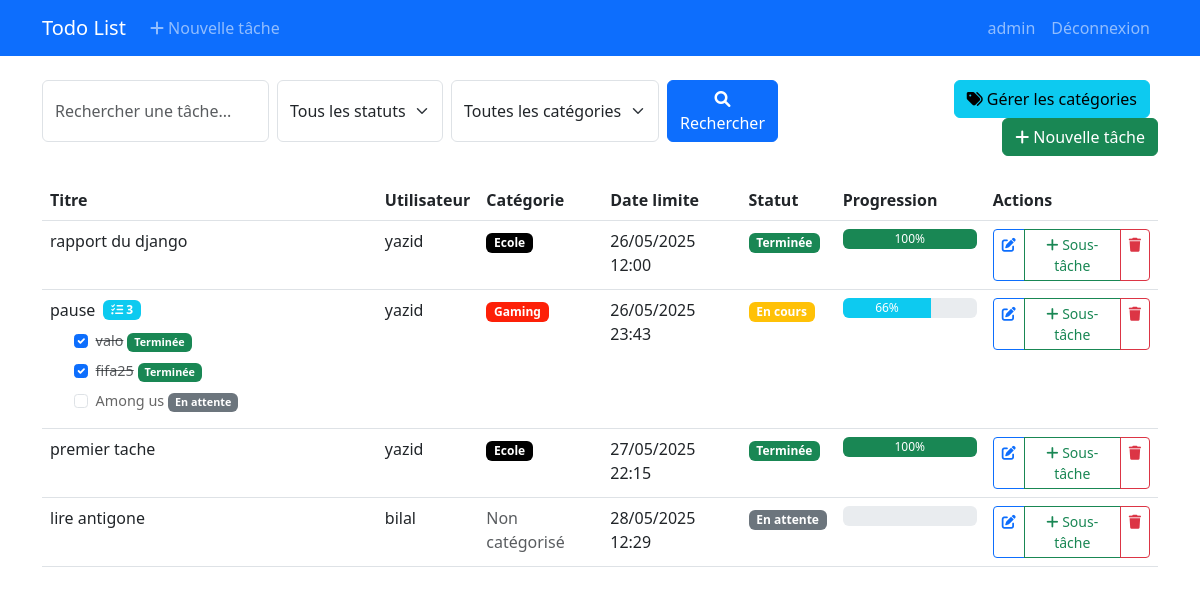
Page /tasks/ (signed in) on the committed database.
### todos/models.py (models this page shows, shortened)
class Task(models.Model):
    STATUS_CHOICES = [
        ('pending', 'En attente'),
        ('in_progress', 'En cours'),
        ('completed', 'Terminée'),
    ]
    title = models.CharField(max_length=200, verbose_name='Titre')
    description = models.TextField(blank=True, verbose_name='Description')
    created_date = models.DateTimeField(auto_now_add=True, verbose_name='Date de création')
    due_date = models.DateTimeField(verbose_name='Date limite')
    status = models.CharField(
        max_length=20,
        choices=STATUS_CHOICES,
        default='pending',
        verbose_name='Statut'
    )
    user = models.ForeignKey(
        User,
        on_delete=models.CASCADE,
        related_name='tasks',
        verbose_name='Utilisateur'
    )
    category = models.ForeignKey(
        Category,
        on_delete=models.SET_NULL,
        null=True,
        blank=True,
        related_name='tasks',
        verbose_name='Catégorie'
    )
    parent_task = models.ForeignKey(
        'self',
        on_delete=models.CASCADE,
        null=True,
        blank=True,
        related_name='subtasks',
        verbose_name='Tâche parente'
    )
    class Meta:
        ordering = ['due_date', 'created_date']
        verbose_name = 'Tâche'
        verbose_name_plural = 'Tâches'
    def get_progress(self):
        if not self.subtasks.exists():
            return 100 if self.status == 'completed' else 0
        total_subtasks = self.subtasks.count()
        completed_subtasks = self.subtasks.filter(status='completed').count()
        if total_subtasks > 0:
            return int((completed_subtasks / total_subtasks) * 100)
        return 0

class Category(models.Model):
    name = models.CharField(max_length=100, verbose_name='Nom')
    color = models.CharField(max_length=7, verbose_name='Couleur', default='#000000')
    user = models.ForeignKey(User, on_delete=models.CASCADE, related_name='categories')
    class Meta:
        verbose_name = 'Catégorie'
        verbose_name_plural = 'Catégories'
        ordering = ['name']
        unique_together = ['name', 'user']  # Un utilisateur ne peut pas avoir deux catégories du même nom

### todos/views.py (the view)
# urls.py: path('tasks/', views.task_list, name='task_list'),
@login_required
def task_list(request):
    if request.user.is_staff:
        tasks = Task.objects.all().select_related('user', 'category').prefetch_related('subtasks')
    else:
        tasks = Task.objects.filter(user=request.user).select_related('category').prefetch_related('subtasks')
    search_query = request.GET.get('search', '')
    if search_query:
        tasks = tasks.filter(
            Q(title__icontains=search_query) |
            Q(user__username__icontains=search_query)
        )
    status_filter = request.GET.get('status', '')
    if status_filter:
        tasks = tasks.filter(status=status_filter)
    category_filter = request.GET.get('category', '')
    if category_filter:
        tasks = tasks.filter(category_id=category_filter)
    user_categories = Category.objects.filter(user=request.user)
    paginator = Paginator(tasks, 10)  # 10 tâches par page
    page_number = request.GET.get('page')
    page_obj = paginator.get_page(page_number)
    return render(request, 'todos/task_list.html', {
        'page_obj': page_obj,
        'search_query': search_query,
        'status_filter': status_filter,
        'category_filter': category_filter,
        'status_choices': Task.STATUS_CHOICES,
        'user_categories': user_categories,
        'is_staff': request.user.is_staff
    })

### todos/templates/todos/task_list.html (shortened to what this page needs)
{% extends 'base.html' %}
{% block content %}
<div class="row mb-4">
    <div class="col-md-8">
        <form method="get" class="d-flex gap-2">
            <input type="text" name="search" class="form-control" placeholder="Rechercher une tâche..." value="{{ search_query }}">
            <select name="status" class="form-select" style="width: auto;">
                <option value="">Tous les statuts</option>
            </select>
            <select name="category" class="form-select" style="width: auto;">
                <option value="">Toutes les catégories</option>
            </select>
            <button type="submit" class="btn btn-primary">
                <i class="fas fa-search"></i> Rechercher
            </button>
        </form>
    </div>
    <div class="col-md-4 text-end">
        <a href="{% url 'category_list' %}" class="btn btn-info me-2">
            <i class="fas fa-tags"></i> Gérer les catégories
        </a>
        <a href="{% url 'task_create' %}" class="btn btn-success">
            <i class="fas fa-plus"></i> Nouvelle tâche
        </a>
    </div>
</div>
{% if page_obj %}
    <div class="table-responsive">
        <table class="table table-hover">
            <thead>
                <tr>
                    <th style="width: 30%">Titre</th>
                    {% if is_staff %}
                    <th>Utilisateur</th>
                    {% endif %}
                    <th>Catégorie</th>
                    <th>Date limite</th>
                    <th>Statut</th>
                    <th>Progression</th>
                    <th>Actions</th>
                </tr>
            </thead>
            <tbody>
                {% for task in page_obj %}
                    {% if not task.parent_task %}
                        <tr>
                            <td>
                                <div class="d-flex align-items-center">
                                    <span class="me-2">{{ task.title }}</span>
                                    {% if task.subtasks.exists %}
                                        <span class="badge bg-info">
                                            <i class="fas fa-tasks"></i> {{ task.subtasks.count }}
                                        </span>
                                    {% endif %}
                                </div>
                                {% if task.subtasks.exists %}
                                    <div class="ms-4 mt-2">
                                        {% for subtask in task.subtasks.all %}
                                            <div class="subtask-item mb-1">
                                                <div class="form-check d-inline-block">
                                                    <input type="checkbox"
                                                           class="form-check-input subtask-checkbox"
                                                           id="subtask-{{ subtask.id }}"
                                                           data-task-id="{{ subtask.id }}"
                                                           {% if subtask.status == 'completed' %}checked{% endif %}>
                                                    <label class="form-check-label {% if subtask.status == 'completed' %}text-decoration-line-through text-muted{% endif %}"
                                                           for="subtask-{{ subtask.id }}">
                                                        {{ subtask.title }}
                                                    </label>
                                                </div>
                                                <span class="badge status-badge-{{ subtask.id }} {% if subtask.status == 'completed' %}bg-success
                                                           {% elif subtask.status == 'in_progress' %}bg-warning
                                                           {% else %}bg-secondary{% endif %}">
                                                    {{ subtask.get_status_display }}
                                                </span>
                                            </div>
                                        {% endfor %}
                                    </div>
                                {% endif %}
                            </td>
                            {% if is_staff %}
                            <td>{{ task.user.username }}</td>
                            {% endif %}
                            <td>
                                {% if task.category %}
                                    <span class="badge" style="background-color: {{ task.category.color }}">
                                        {{ task.category.name }}
                                    </span>
                                {% else %}
                                    <span class="text-muted">Non catégorisé</span>
                                {% endif %}
                            </td>
                            <td>{{ task.due_date|date:"d/m/Y H:i" }}</td>
                            <td>
                                <span class="badge status-badge-{{ task.id }} {% if task.status == 'completed' %}bg-success
                                           {% elif task.status == 'in_progress' %}bg-warning
                                           {% else %}bg-secondary{% endif %}">
                                    {{ task.get_status_display }}
                                </span>
                            </td>
                            <td style="width: 150px;">
                                <div class="progress" style="height: 20px;">
                                    <div class="progress-bar progress-bar-{{ task.id }} {% if task.get_progress == 100 %}bg-success
                                                           {% elif task.get_progress >= 50 %}bg-info
                                                           {% else %}bg-warning{% endif %}"
                                         role="progressbar"
                                         style="width: {{ task.get_progress }}%"
                                         aria-valuenow="{{ task.get_progress }}"
                                         aria-valuemin="0"
                                         aria-valuemax="100">
                                        {{ task.get_progress }}%
                                    </div>
                                </div>
                            </td>
                            <td>
                                <div class="btn-group">
                                    <a href="{% url 'task_update' task.id %}" class="btn btn-sm btn-outline-primary">
                                        <i class="fas fa-edit"></i>
                                    </a>
                                    <a href="{% url 'task_create' %}?parent={{ task.id }}" class="btn btn-sm btn-outline-success">
                                        <i class="fas fa-plus"></i> Sous-tâche
                                    </a>
                                    <a href="{% url 'task_delete' task.id %}" class="btn btn-sm btn-outline-danger">
                                        <i class="fas fa-trash"></i>
                                    </a>
                                </div>
                            </td>
                        </tr>
                    {% endif %}
                {% endfor %}
            </tbody>
        </table>
    </div>
{% else %}
    <div class="alert alert-info">
        <i class="fas fa-info-circle"></i> Aucune tâche trouvée.
    </div>
{% endif %}
{% endblock %}

### templates/base.html (shortened to what this page needs)
<!DOCTYPE html>
<html lang="fr">
<head>
    <link href="https://cdn.jsdelivr.net/npm/bootstrap@5.3.0/dist/css/bootstrap.min.css" rel="stylesheet">
    <link href="https://cdnjs.cloudflare.com/ajax/libs/font-awesome/6.0.0/css/all.min.css" rel="stylesheet">
</head>
<body>
    <nav class="navbar navbar-expand-lg navbar-dark bg-primary mb-4">
        <div class="container">
            <a class="navbar-brand" href="{% url 'task_list' %}">Todo List</a>
            <div class="collapse navbar-collapse" id="navbarNav">
                <ul class="navbar-nav me-auto">
                    {% if user.is_authenticated %}
                        <li class="nav-item">
                            <a class="nav-link" href="{% url 'task_create' %}">
                                <i class="fas fa-plus"></i> Nouvelle tâche
                            </a>
                        </li>
                    {% endif %}
                </ul>
                <ul class="navbar-nav">
                    {% if user.is_authenticated %}
                        <li class="nav-item">
                            <span class="nav-link">{{ user.username }}</span>
                        </li>
                        <li class="nav-item">
                            <a class="nav-link" href="{% url 'logout' %}">Déconnexion</a>
                        </li>
                    {% endif %}
                </ul>
            </div>
        </div>
    </nav>
    <div class="container">
        {% block content %}
        {% endblock %}
    </div>
</body>
</html>

### todos/templates/todos/task_list.html (style rules this page uses)
.subtask-item { font-size: 0.9em; color: #666; }
.form-check-input:checked + .form-check-label { text-decoration: line-through; color: #6c757d; }

### rows in the picture
Task: title "rapport du django", user.username "yazid", category.name "Ecole", due_date "26/05/2025 12:00", status "Terminée", get_progress "100"
Task: title "pause", subtasks.count "3", user.username "yazid", category.name "Gaming", due_date "26/05/2025 23:43", status "En cours", get_progress "66"
Task: status "☑", title "valo", status "Terminée"
Task: status "☑", title "fifa25", status "Terminée"
Task: title "Among us", status "En attente"
Task: title "premier tache", user.username "yazid", category.name "Ecole", due_date "27/05/2025 22:15", status "Terminée", get_progress "100"
Task: title "lire antigone", user.username "bilal", shows "Non catégorisé", due_date "28/05/2025 12:29", status "En attente"

### other values in the picture
{{ user.username }} "admin"
